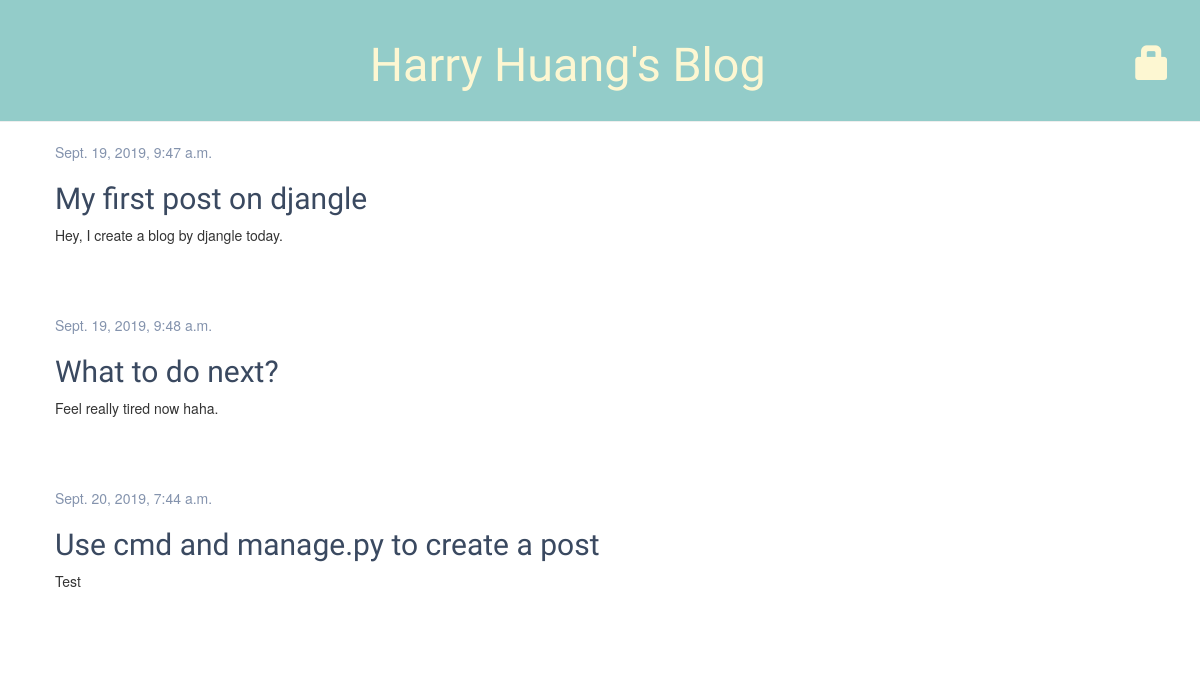
The app's page /, older data.
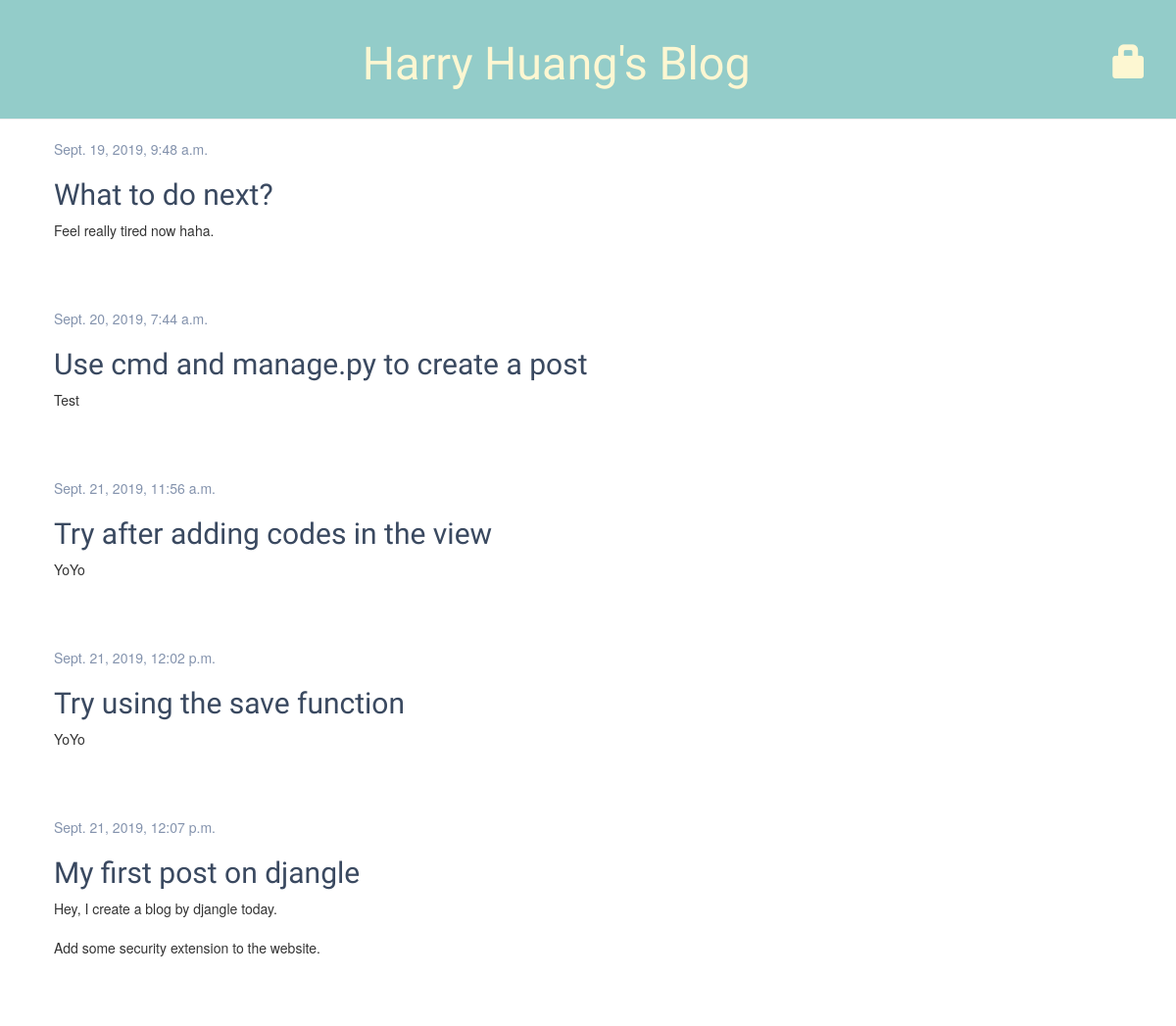
The same page, newer data.
### blog/models.py (models this page shows, shortened)
class Post(models.Model):
    author = models.ForeignKey(settings.AUTH_USER_MODEL, on_delete=models.CASCADE)
    title = models.CharField(max_length=200)
    text = models.TextField()
    created_date = models.DateTimeField(default=timezone.now)
    published_date = models.DateTimeField(blank=True, null=True)

### blog/views.py (the view)
# urls.py: path('', views.post_list, name='post_list'),
def post_list(request):
    posts = Post.objects.filter(published_date__lte=timezone.now()).order_by('published_date')
    return render(request, 'blog/post_list.html', {'posts': posts})

### blog/templates/blog/post_list.html
{% extends 'blog/base.html' %}
{% block content %}
	{% for post in posts %}
		<div class="post">
			<div class="date">
				{{ post.published_date }}
			</div>
			<h2><a href="{% url 'post_detail' pk=post.pk %}">{{ post.title }}</a></h2>
			<p>{{ post.text|linebreaksbr }}</p>
		</div>
	{% endfor %}
{% endblock %}

### blog/templates/blog/base.html (shortened to what this page needs)
{% load static %}
<html>
    <head>
        <link rel="stylesheet" href="//maxcdn.bootstrapcdn.com/bootstrap/3.2.0/css/bootstrap.min.css">
        <link rel="stylesheet" href="//maxcdn.bootstrapcdn.com/bootstrap/3.2.0/css/bootstrap-theme.min.css">
        <link rel="stylesheet" href="{% static 'css/blog.css' %}">
    </head>
    <body>
		<div class="page-header">
			{% if user.is_authenticated %}
				<a href="{% url 'post_new' %}" class="top-menu"><span class="glyphicon glyphicon-plus"></span></a>
				<a href="{% url 'post_draft_list' %}" class="top-menu"><span class="glyphicon glyphicon-edit"></span></a>
				<p class="top-menu">Hello {{ user.username }} <small>(<a href="{% url 'logout' %}">Log out</a>)</small></p>
			 {% else %}
				<a href="{% url 'login' %}" class="top-menu"><span class="glyphicon glyphicon-lock"></span></a>
			{% endif %}
			<h1><a href="/">Harry Huang's Blog</a></h1>
		</div>
		<div class="content container">
			<div class="row">
				<div class="col-md-8">
				{% block content %}
				{% endblock %}
				</div>
			</div>
		</div>
	</body>
</html>

### blog/static/css/blog.css (style rules this page uses)
.page-header { background-color: #93CCC9; margin-top: 0; padding-top: 20px; padding-bottom: 20px; width:100%; text-align:center; }
.page-header h1, .page-header h1 a, .page-header h1 a:visited, .page-header h1 a:active { color: #FDF7D2; font-size: 35pt; text-decoration: none; }
.content { margin-left: 40px; }
h1, h2, h3, h4 { font-family: 'Lobster', cursive; }
.top-menu, .top-menu:hover, .top-menu:visited { color: #FDF7D2; float: right; font-size: 26pt; padding-right: 30px; margin-top: 25px; }
.post { margin-bottom: 70px; }
.date { color: #8493AD ; }
.post h2 a, .post h2 a:visited { color: #3A4960; }

Row changes from the older to the newer data that the page shows:
added Post: published_date "Sept. 21, 2019, 11:56 a.m.", title "Try after adding codes in the view", text "YoYo"
added Post: published_date "Sept. 21, 2019, 12:02 p.m.", title "Try using the save function", text "YoYo"
changed Post "My first post on djangle": published_date "Sept. 19, 2019, 9:47 a.m." → "Sept. 21, 2019, 12:07 p.m."; text "Hey, I create a blog by djangle today." → "Hey, I create a blog by djangle today. Add some security extension to the website."; moves down the list
